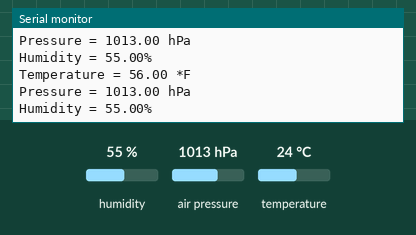
Simulated run of this sketch. Board: Arduino Uno, built with avr-gcc and run on an emulated ATmega328P. Parts: the last lines printed to the serial monitor. The test bench sets the inputs (shaded band); at power-on: humidity 55 %, air pressure 1013 hPa, temperature 24 °C.

Above: at 1.8 s.
1.9 s: humidity set to 22 %
At 2.4 s:
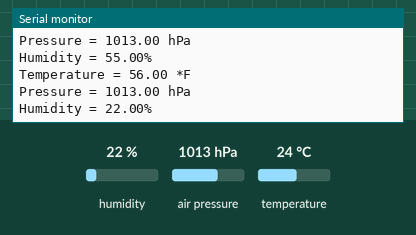
3.4 s: air pressure set to 952 hPa
At 4.7 s:
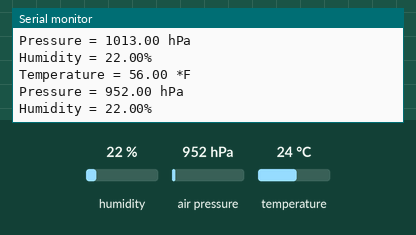
4.9 s: temperature set to 12 °C
At 5.8 s:
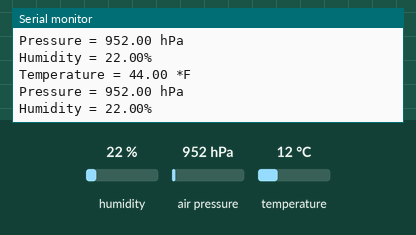

The sketch:

BME280_test.ino
```cpp
#include <Wire.h>
#include <Adafruit_Sensor.h>
#include <Adafruit_BME280.h>

#define SEALEVELPRESSURE_HPA (1013.25)

Adafruit_BME280 bme;

void setup() {
  // put your setup code here, to run once:
 Serial.begin(9600);
 if(!bme.begin(0x77)) {   // default I2C address is 0x76
  Serial.println("Could not find valid BME280 sensor, check wiring!");
  while(1);
 }

}

void loop() {
  // put your main code here, to run repeatedly:
  Serial.print("Temperature = ");
  Serial.print((bme.readTemperature() * (9/5)) + 32);      // Convert Celsius to Fahrenheit
  Serial.println(" *F");

  Serial.print("Pressure = ");
  Serial.print(bme.readPressure() / 100.0F);      // Convert Pa to hPa
  Serial.println(" hPa");

  Serial.print("Humidity = ");
  Serial.print(bme.readHumidity());
  Serial.println("%");

  delay(1000);
}
```

Measured:
- after the input at 1.9 s, the serial monitor: prints a new line after 0.16 s (image 1)
- after the input at 3.4 s, the serial monitor: prints a new line after 0.65 s (image 2)
- after the input at 4.9 s, the serial monitor: prints a new line after 0.13 s (image 3)
